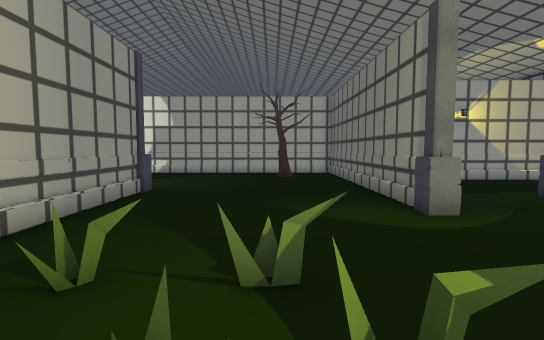
[1] (above)

19 first-person views from a walk through a 3-D level made in the Unity game engine. The camera is 1.5 m above the floor, tilts 4° down and sees 85° across. The floor is counted in squares, 1 m on a side. Each view is taken from the middle of a square. On the plan, view 1 faces up. The plan holds only what a view shows up to about 15 squares ahead; the rest is blank. The place goes on beyond the plan. The player is left out. Some animated figures are left out. Door leaves are left out, so doorways stand open. Some surface patterns are stand-ins.

[2]
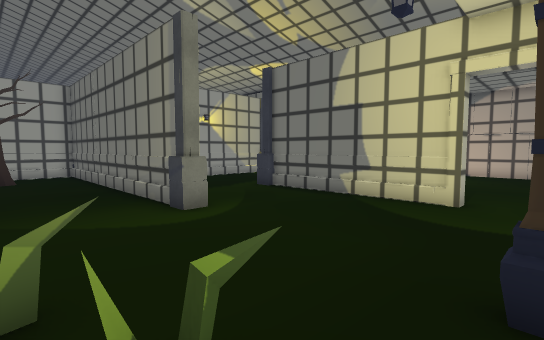

[3]
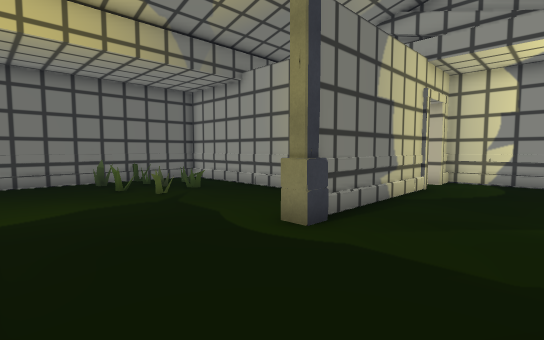

[4]
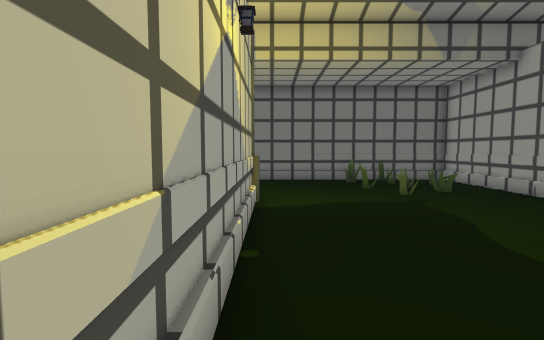

[5]
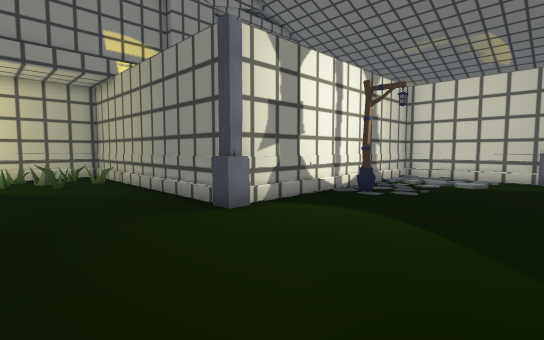

[6]
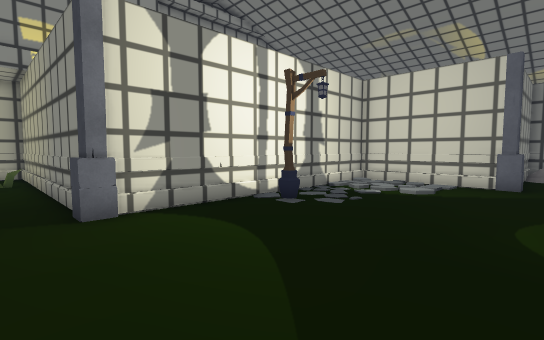

[7]
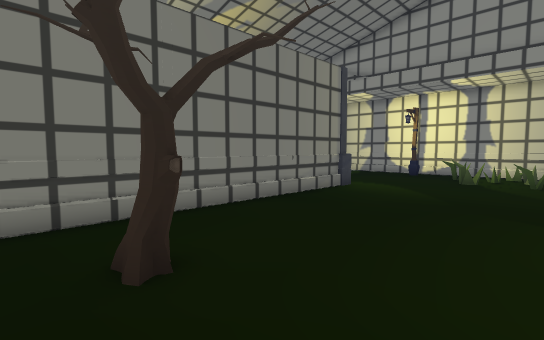

[8]
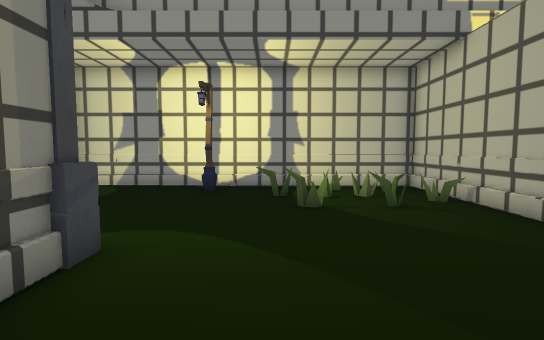

[9]
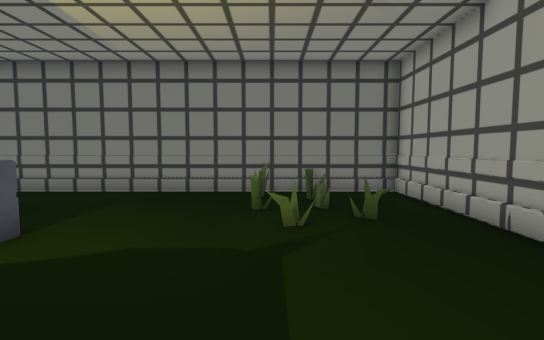

[10]
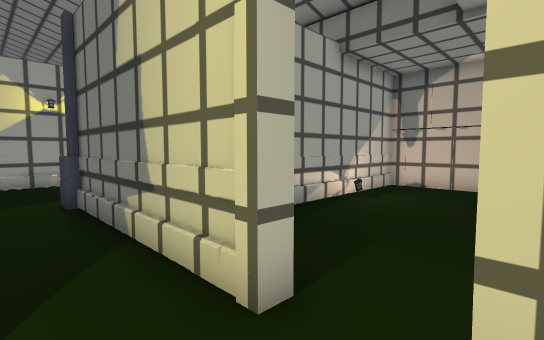

[11]
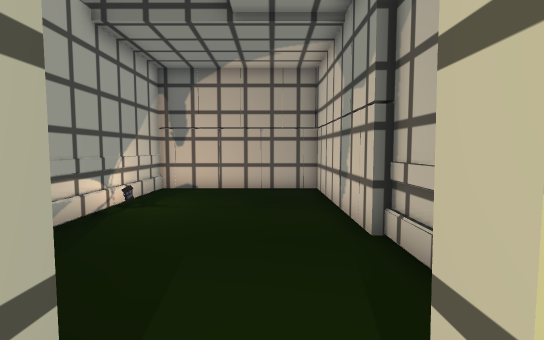

[12]
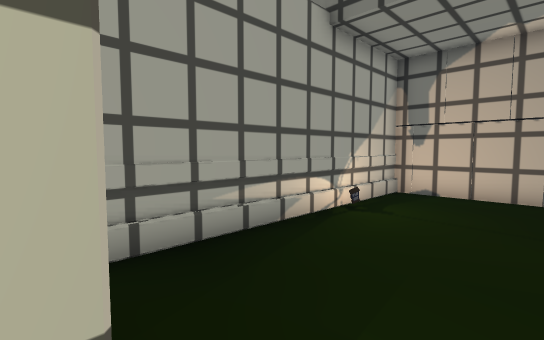

[13]
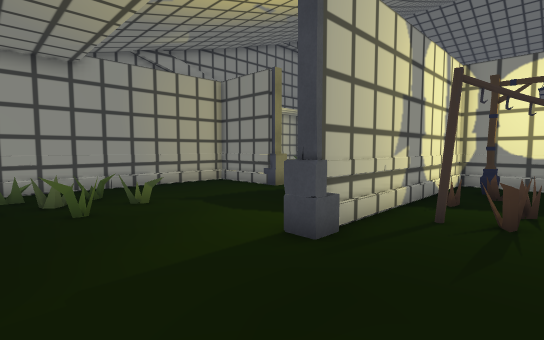

[14]
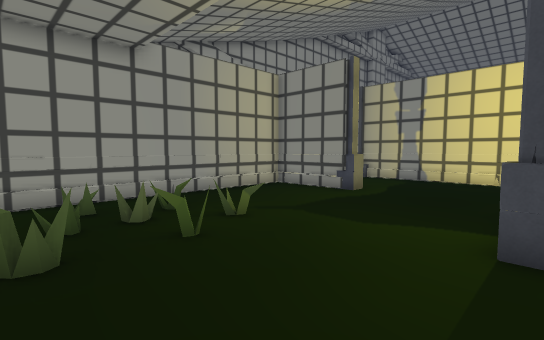

[15]
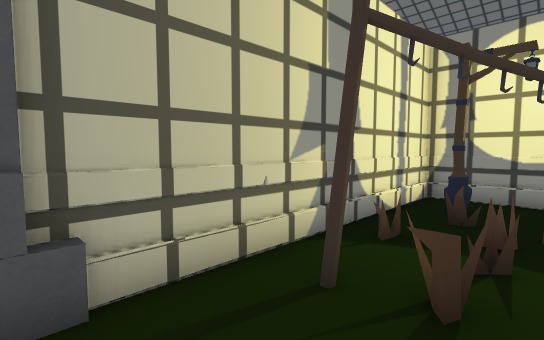

[16]
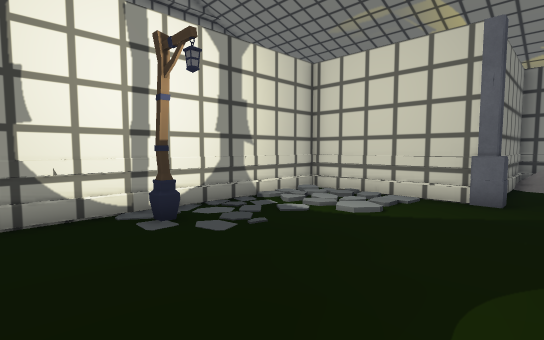

[17]
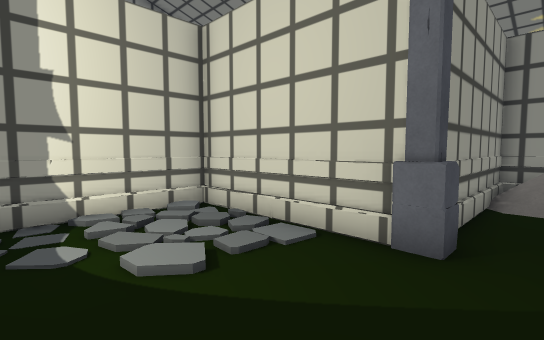

[18]
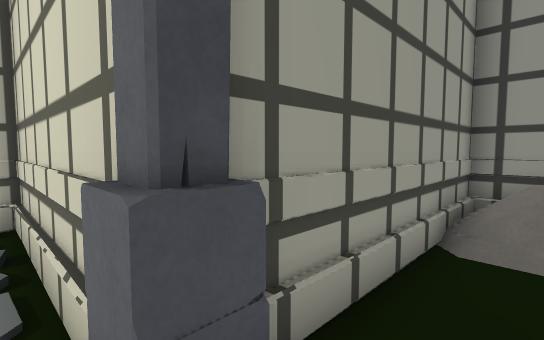

[19]
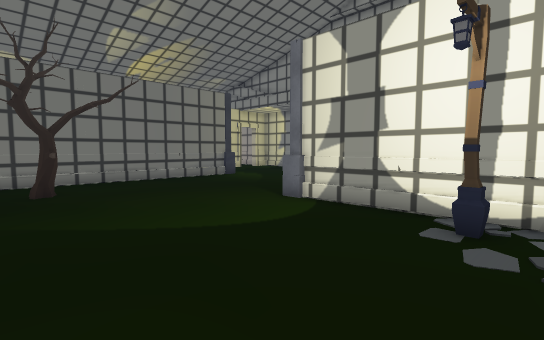

### Floor plan
Key: @ floor where view 1 was taken; # wall or solid block; . main floor; : floor 0.25 m higher than the main floor; / step, stairs or slope; D open door; = window, fence, low wall or low ledge; O other object.
Columns run from 24 left of view 1 to 20 right of it. Each row starts with its distance up from view 1.
 18 #/ /........................#..OO.......  ..#
 17 #///.....................O..#......OO.......#
 16 #### ###.................O..#.OO.:.O........#
 15        #../.................###########.....#
 14        #../.................#. .............#
 13        #//..................#...............#
 12        #.//...O.............#...............#
 11        #############........#...............#
 10                    #........#.........OO.OOO#
  9                    #........#....#.......O.O#
  8                    #........#....#.....O...O#
  7                    #.....DDDD....#......... #
  6                    #.....DDDD....############
  5                    #.....DDDD....#//////////#
  4                    #......DDD....#..........#
  3                    #O.O.OO.......#..........#
  2                    #=.O..O.......#..........#
  1                    #=:......................#
  0                    ##..O@..O.....#..........#
 -1                    ###############  #########

Where each view was taken, in squares from view 1:
view 1: 0 up, 0 right, facing up
view 2: 0 up, 0 right, facing up-right
view 3: 14 up, 5 right, facing down-right
view 4: 14 up, 5 right, facing right
view 5: 17 up, 0 right, facing down-left
view 6: 18 up, 3 left, facing down-left
view 7: 18 up, 3 left, facing down-right
view 8: 11 up, 1 right, facing down
view 9: 10 up, 9 right, facing right
view 10: 0 up, 7 right, facing up-right
view 11: 1 up, 8 right, facing right
view 12: 1 up, 9 right, facing up-right
view 13: 18 up, 18 right, facing down-left
view 14: 15 up, 19 right, facing down-left
view 15: 18 up, 14 right, facing down-left
view 16: 18 up, 7 left, facing down-left
view 17: 18 up, 12 left, facing down-left
view 18: 18 up, 16 left, facing down-left
view 19: 18 up, 11 left, facing down-right
